Frame 1 (no input): blank canvas, image omitted
Frame 60 (the mouse pressed at the canvas centre just before this capture): blank canvas, image omitted
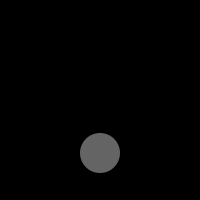
Frame 120 (the mouse held since frame 60 and released just before this capture)

The Processing sketch whose frames 1 and 60 were blank and that drew this single picture after the mouse press (run headless with seeded random() and noise(); from frame 60 on, the mouse is pressed at the canvas centre):

// Processing sketch: processing_162933
// ── processing_162933.pde

float y = 50.0;
float speed = 1;
float radius = 40;

void setup() {
  size(200, 200);
  smooth();
  noStroke();
}

void draw() {
  background(#000000);
  fill(mouseX,mouseY,mouseX);
  ellipse(100, y, radius, radius);
  y = y + speed;
  if (y > height-radius) {
    speed = -1;
  }
  if (y < radius) {
    speed = 1;
  }
}
